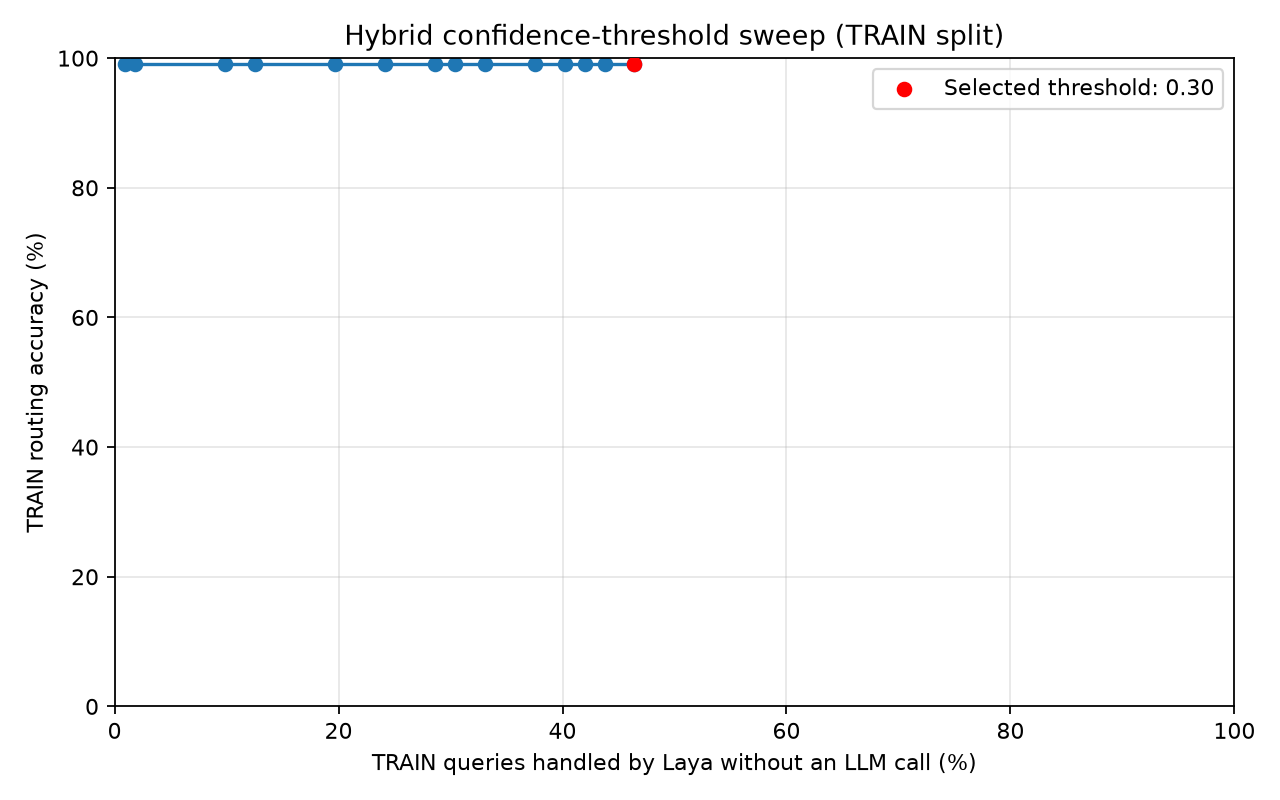

Generate this figure with Python:
"""Select the hybrid confidence threshold from TRAIN data and plot the trade-off."""

import csv
import json
from pathlib import Path

import matplotlib.pyplot as plt

from app.routers import hybrid_router, laya_router, llm_router

PROJECT_ROOT = Path(__file__).resolve().parents[1]
TRAIN_FILE = PROJECT_ROOT / "data" / "eval_train.jsonl"
OUTPUT_DIR = Path(__file__).resolve().parent
THRESHOLDS = tuple(value / 100 for value in range(30, 96, 5))
VALID_TOOLS = hybrid_router.VALID_TOOLS


def load_train_records(path=TRAIN_FILE):
    """Read labeled rows from the training split only."""
    with path.open(encoding="utf-8") as source:
        records = [json.loads(line) for line in source if line.strip()]

    required = {"id", "query", "tool", "category"}
    if not records:
        raise ValueError(f"The training split is empty: {path}")
    if any(set(record) != required for record in records):
        raise ValueError("Every training row must contain exactly id, query, tool, and category.")
    if any(record["tool"] not in VALID_TOOLS for record in records):
        raise ValueError("The training split contains an unknown expected tool label.")
    if len({record["id"] for record in records}) != len(records):
        raise ValueError("The training split contains duplicate ids.")
    return records


def collect_predictions(records):
    """Cache Laya and required Qwen fallback predictions for TRAIN queries."""
    cached = []
    max_threshold = max(THRESHOLDS)
    for record in records:
        laya_result = laya_router.route(record["query"])
        valid_laya_tool = laya_result["tool"] in VALID_TOOLS
        needs_fallback = (
            not valid_laya_tool or laya_result["confidence"] < max_threshold
        )
        fallback_result = (
            llm_router.route(record["query"]) if needs_fallback else None
        )
        cached.append(
            {
                "id": record["id"],
                "query": record["query"],
                "expected_tool": record["tool"],
                "laya_tool": laya_result["tool"],
                "laya_confidence": laya_result["confidence"],
                "fallback_tool": (
                    fallback_result["tool"] if fallback_result is not None else None
                ),
            }
        )
    return cached


def sweep_thresholds(cached_predictions):
    """Measure accuracy and Laya-only traffic for each candidate threshold."""
    if not cached_predictions:
        raise ValueError("Cannot sweep thresholds without TRAIN predictions.")

    results = []
    total_queries = len(cached_predictions)
    for threshold in THRESHOLDS:
        correct = 0
        laya_handled = 0
        for prediction in cached_predictions:
            use_laya = (
                prediction["laya_tool"] in VALID_TOOLS
                and prediction["laya_confidence"] >= threshold
            )
            if use_laya:
                laya_handled += 1
                chosen_tool = prediction["laya_tool"]
            else:
                chosen_tool = prediction["fallback_tool"]
                if chosen_tool is None:
                    raise ValueError(
                        "Missing fallback prediction for a query below the threshold."
                    )
            correct += chosen_tool == prediction["expected_tool"]

        results.append(
            {
                "threshold": threshold,
                "accuracy": correct / total_queries,
                "laya_handled_count": laya_handled,
                "laya_handled_percentage": laya_handled / total_queries * 100,
                "query_count": total_queries,
            }
        )

    best_accuracy = max(row["accuracy"] for row in results)
    best_usage = max(
        row["laya_handled_percentage"]
        for row in results
        if row["accuracy"] == best_accuracy
    )
    selected = next(
        row
        for row in results
        if row["accuracy"] == best_accuracy
        and row["laya_handled_percentage"] == best_usage
    )
    return results, selected


def _write_results(results, selected):
    """Save the TRAIN sweep results and selected threshold."""
    json_path = OUTPUT_DIR / "threshold_sweep.json"
    csv_path = OUTPUT_DIR / "threshold_sweep.csv"
    with json_path.open("w", encoding="utf-8") as output:
        json.dump(
            {
                "training_file": str(TRAIN_FILE.relative_to(PROJECT_ROOT)),
                "training_queries": results[0]["query_count"],
                "selection_rule": (
                    "Choose highest TRAIN accuracy; break ties by the highest "
                    "percentage handled by Laya."
                ),
                "selected_threshold": selected["threshold"],
                "selected_accuracy": selected["accuracy"],
                "selected_laya_handled_percentage": selected[
                    "laya_handled_percentage"
                ],
                "results": results,
            },
            output,
            indent=2,
        )
    with csv_path.open("w", encoding="utf-8", newline="") as output:
        writer = csv.DictWriter(output, fieldnames=list(results[0]))
        writer.writeheader()
        writer.writerows(results)
    return json_path, csv_path


def _write_plot(results, selected):
    """Plot TRAIN accuracy against the percentage handled by Laya."""
    image_path = OUTPUT_DIR / "threshold_sweep.png"
    x_values = [row["laya_handled_percentage"] for row in results]
    y_values = [row["accuracy"] * 100 for row in results]

    figure, axis = plt.subplots(figsize=(8, 5))
    axis.plot(x_values, y_values, marker="o")
    axis.scatter(
        [selected["laya_handled_percentage"]],
        [selected["accuracy"] * 100],
        color="red",
        label=f"Selected threshold: {selected['threshold']:.2f}",
        zorder=3,
    )
    axis.set_xlabel("TRAIN queries handled by Laya without an LLM call (%)")
    axis.set_ylabel("TRAIN routing accuracy (%)")
    axis.set_title("Hybrid confidence-threshold sweep (TRAIN split)")
    axis.set_xlim(0, 100)
    axis.set_ylim(0, 100)
    axis.grid(True, alpha=0.3)
    axis.legend()
    figure.tight_layout()
    figure.savefig(image_path, dpi=160)
    plt.close(figure)
    return image_path


def run_sweep():
    """Run the threshold sweep exclusively on TRAIN queries and save artifacts."""
    records = load_train_records()
    cached_predictions = collect_predictions(records)
    results, selected = sweep_thresholds(cached_predictions)
    json_path, csv_path = _write_results(results, selected)
    image_path = _write_plot(results, selected)
    print(
        f"Selected threshold {selected['threshold']:.2f}: "
        f"TRAIN accuracy {selected['accuracy']:.1%}, "
        f"Laya handled {selected['laya_handled_percentage']:.1f}% "
        f"of TRAIN queries without an LLM call."
    )
    print(f"Saved sweep results to {json_path} and {csv_path}")
    print(f"Saved trade-off plot to {image_path}")
    return results, selected


if __name__ == "__main__":
    run_sweep()
